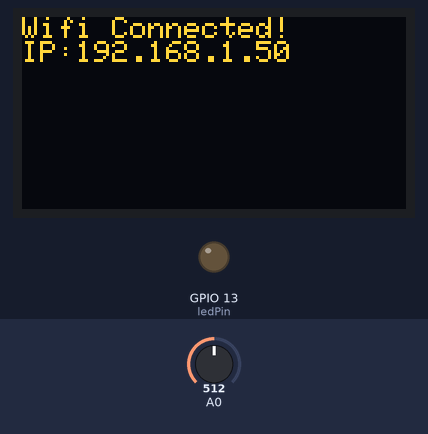
A sketch run on a simulated ESP8266 (NodeMCU). On the bench: 128×64 one-colour display, output pins drawn as LEDs (lit = HIGH). The test bench sets the inputs (shaded band); at power-on: A0 = 512. The OLED is the two-colour kind (top 16 rows yellow); WiFi joins after 1.5 s; servers stay silent unless stated; the local clock reads 2024-03-15 10:24:30 at power-on unless the sketch sets it; what the sketch prints to the serial monitor is not drawn.

Above: at 1.8 s.
At 4.9 s:
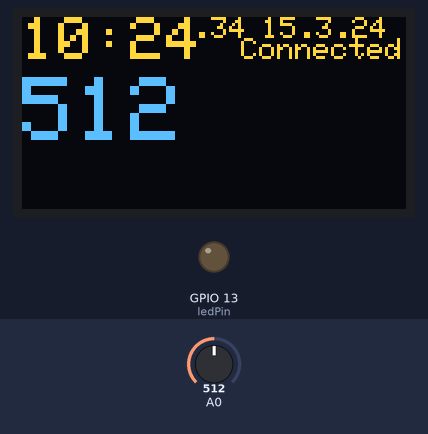
5.0 s: A0 set to 716
At 6.5 s:
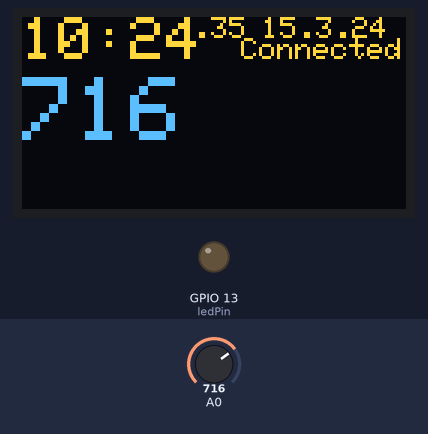
8.3 s: A0 set to 900
At 9.2 s:
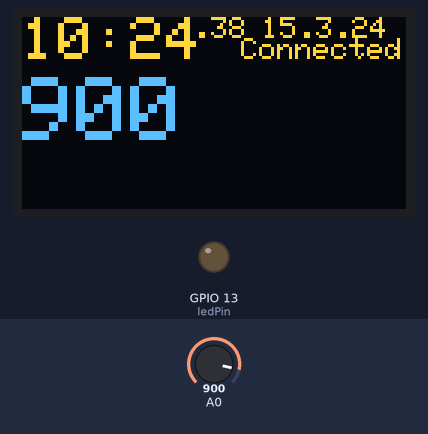
11.4 s: A0 set to 1023
At 12.8 s:
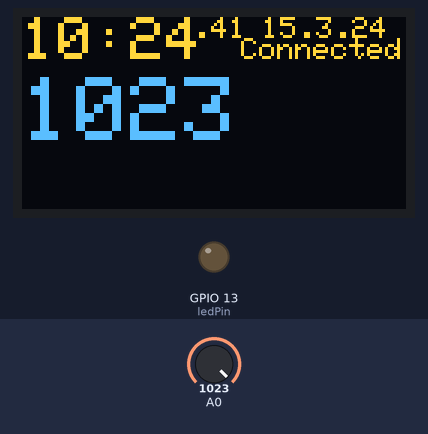
Timing chart, 0 to 14.4 s (numbered marks = the images above; inputs shaded):
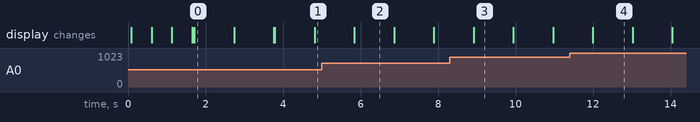

The sketch:

oled_clock.ino
```cpp
#include <ESP8266WiFi.h>
#include <time.h>

#include <SPI.h>
#include <Wire.h>
#include <Adafruit_GFX.h>
#include <Adafruit_SSD1306.h>

#define OLED_RESET -1
Adafruit_SSD1306 display(OLED_RESET);

/* WiFi Settings */
const char* ssid     = "jamie";
const char* password = "jimjamfelfam";

int ledPin = 13;

int timezone = -5 * 3600;
int dst = 0;

time_t this_second =0;
time_t last_second =0;

void setup() {
  display.begin(SSD1306_SWITCHCAPVCC, 0x3C);

  // Clear the buffer.
  display.clearDisplay();
  display.display();

  pinMode(ledPin,OUTPUT);
  digitalWrite(ledPin,LOW);

  Serial.begin(115200);

  display.setTextSize(1);
  display.setTextColor(WHITE);

  display.setCursor(0,0);
  display.println("Wifi connecting to ");
  display.println( ssid );

  WiFi.mode(WIFI_STA);
  switch (WiFi.begin(ssid,password)){
    case 3:
      display.println("Connected");
      break;
    case 4:
      display.println("Connection Failed");
      break;
    case 6:
      display.println("Disconnected");
      break;
    default:
      display.println("Default");
      break;
  }
  display.println("\nConnecting");

  display.display();

  while( WiFi.status() == WL_DISCONNECTED){
      delay(500);
      display.print(".");
      display.display();
  }

  // Clear the buffer.
  display.clearDisplay();
  display.display();
  display.setCursor(0,0);


  switch(WiFi.status()){
    case 0:
      display.println("Idle");
      break;
    case 1:
      display.println("No SSID Avail");
      break;
    case 3:
      display.println("Wifi Connected!");
      display.print("IP:");
      display.println(WiFi.localIP() );
      break;
    case 4:
      display.println("Failed");
      break;
    case 6:
      display.println("Disonnected");
      break;
  }

  display.display();

  delay(1000);

  configTime(timezone, dst, "ca.pool.ntp.org", "time.nist.gov", "time1.google.com");
  display.println("Waiting for NTP...");

  while(!time(nullptr)){
    display.print("*");
    delay(1000);
  }

  display.println("Time response....OK");
  display.display();
  delay(1000);

  display.clearDisplay();
  display.display();
}

void loop() {

  time_t now = time(nullptr);
  struct tm* p_tm = localtime(&now);

  Serial.print(p_tm->tm_mday);
  Serial.print("/");
  Serial.print(p_tm->tm_mon + 1);
  Serial.print("/");
  Serial.print(p_tm->tm_year + 1900);

  Serial.print(" ");

  Serial.print(p_tm->tm_hour);
  Serial.print(":");
  Serial.print(p_tm->tm_min);
  Serial.print(":");
  Serial.println(p_tm->tm_sec);

  // Clear the buffer.
  display.clearDisplay();

  display.setTextSize(2);
  display.setTextColor(WHITE);

  // hours : minutes
  display.setCursor(0,0);
  display.print(p_tm->tm_hour);
  display.print(":");
  if( p_tm->tm_min <10)
    display.print("0");
  display.print(p_tm->tm_min);

  // seconds
  display.setTextSize(1);
  display.setCursor(57,0);
  display.print(".");
  if( p_tm->tm_sec <10)
    display.print("0");
  display.print(p_tm->tm_sec);

  // day / month / year
  display.setTextSize(1);
  display.setCursor(80,0);
  display.print(p_tm->tm_mday);
  display.print(".");
  display.print(p_tm->tm_mon + 1);
  display.print(".");
  display.print(p_tm->tm_year -100);

  // connection status
  display.setTextSize(1);
  switch(WiFi.status()){
    case 3:
      display.setCursor(73,7);
      display.print("Connected");
      break;
    default:
      display.setCursor(55,7);
      display.print("Disconnected");
      break;
  }

  // analog read display
  display.setTextSize(3);
  display.setCursor(0,20);
  display.print(analogRead(A0));

  display.display();

  delay(1000); // update every 1 sec
}
```

Measured:
- what the display in image 0 shows lasts 1.0 s, from 1.7 s to 2.7 s
